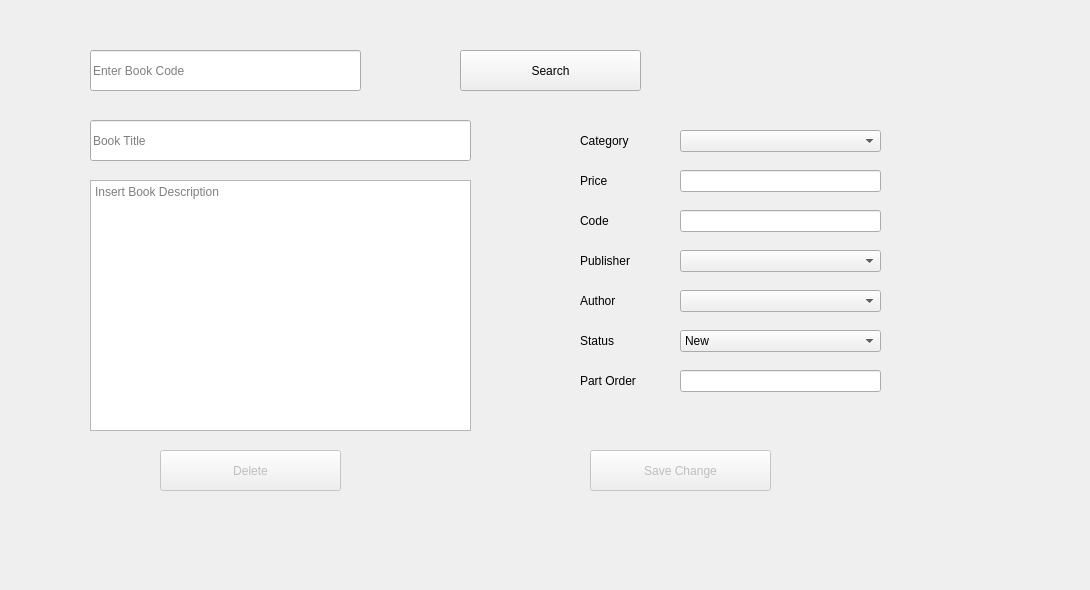
      <widget class="QWidget" name="tab_28">
       <attribute name="title">
        <string>Edit or Delete Book</string>
       </attribute>
       <widget class="QLabel" name="label_56">
        <property name="geometry">
         <rect>
          <x>0</x>
          <y>0</y>
          <width>1081</width>
          <height>581</height>
         </rect>
        </property>
        <property name="text">
         <string/>
        </property>
        <property name="pixmap">
         <pixmap resource="img.qrc">:/img/img/books.png</pixmap>
        </property>
        <property name="scaledContents">
         <bool>true</bool>
        </property>
       </widget>
       <widget class="QComboBox" name="comboBox_20">
        <property name="geometry">
         <rect>
          <x>680</x>
          <y>250</y>
          <width>201</width>
          <height>22</height>
         </rect>
        </property>
       </widget>
       <widget class="QLineEdit" name="lineEdit_41">
        <property name="geometry">
         <rect>
          <x>680</x>
          <y>210</y>
          <width>201</width>
          <height>22</height>
         </rect>
        </property>
       </widget>
       <widget class="QLabel" name="label_41">
        <property name="geometry">
         <rect>
          <x>580</x>
          <y>130</y>
          <width>81</width>
          <height>21</height>
         </rect>
        </property>
        <property name="text">
         <string>Category</string>
        </property>
       </widget>
       <widget class="QComboBox" name="comboBox_19">
        <property name="geometry">
         <rect>
          <x>680</x>
          <y>330</y>
          <width>201</width>
          <height>22</height>
         </rect>
        </property>
        <item>
         <property name="text">
          <string>New</string>
         </property>
        </item>
        <item>
         <property name="text">
          <string>Used</string>
         </property>
        </item>
        <item>
         <property name="text">
          <string>Damaged</string>
         </property>
        </item>
       </widget>
       <widget class="QLabel" name="label_42">
        <property name="geometry">
         <rect>
          <x>580</x>
          <y>170</y>
          <width>81</width>
          <height>21</height>
         </rect>
        </property>
        <property name="text">
         <string>Price</string>
        </property>
       </widget>
       <widget class="QComboBox" name="comboBox_18">
        <property name="geometry">
         <rect>
          <x>680</x>
          <y>130</y>
          <width>201</width>
          <height>22</height>
         </rect>
        </property>
       </widget>
       <widget class="QTextEdit" name="textEdit_3">
        <property name="geometry">
         <rect>
          <x>90</x>
          <y>180</y>
          <width>381</width>
          <height>251</height>
         </rect>
        </property>
        <property name="placeholderText">
         <string>Insert Book Description</string>
        </property>
       </widget>
       <widget class="QLabel" name="label_45">
        <property name="geometry">
         <rect>
          <x>580</x>
          <y>210</y>
          <width>81</width>
          <height>21</height>
         </rect>
        </property>
        <property name="text">
         <string>Code</string>
        </property>
       </widget>
       <widget class="QPushButton" name="pushButton_26">
        <property name="enabled">
         <bool>false</bool>
        </property>
        <property name="geometry">
         <rect>
          <x>160</x>
          <y>450</y>
          <width>181</width>
          <height>41</height>
         </rect>
        </property>
        <property name="text">
         <string>Delete</string>
        </property>
       </widget>
       <widget class="QLineEdit" name="lineEdit_31">
        <property name="geometry">
         <rect>
          <x>90</x>
          <y>50</y>
          <width>271</width>
          <height>41</height>
         </rect>
        </property>
        <property name="placeholderText">
         <string>Enter Book Code</string>
        </property>
       </widget>
       <widget class="QPushButton" name="pushButton_25">
        <property name="enabled">
         <bool>false</bool>
        </property>
        <property name="geometry">
         <rect>
          <x>590</x>
          <y>450</y>
          <width>181</width>
          <height>41</height>
         </rect>
        </property>
        <property name="text">
         <string>Save Change</string>
        </property>
       </widget>
       <widget class="QLabel" name="label_44">
        <property name="geometry">
         <rect>
          <x>580</x>
          <y>290</y>
          <width>81</width>
          <height>21</height>
         </rect>
        </property>
        <property name="text">
         <string>Author</string>
        </property>
       </widget>
       <widget class="QLineEdit" name="lineEdit_40">
        <property name="geometry">
         <rect>
          <x>680</x>
          <y>170</y>
          <width>201</width>
          <height>22</height>
         </rect>
        </property>
       </widget>
       <widget class="QLineEdit" name="lineEdit_38">
        <property name="geometry">
         <rect>
          <x>90</x>
          <y>120</y>
          <width>381</width>
          <height>41</height>
         </rect>
        </property>
        <property name="placeholderText">
         <string>Book Title</string>
        </property>
       </widget>
       <widget class="QLabel" name="label_46">
        <property name="geometry">
         <rect>
          <x>580</x>
          <y>370</y>
          <width>81</width>
          <height>21</height>
         </rect>
        </property>
        <property name="text">
         <string>Part Order</string>
        </property>
       </widget>
       <widget class="QComboBox" name="comboBox_17">
        <property name="geometry">
         <rect>
          <x>680</x>
          <y>290</y>
          <width>201</width>
          <height>22</height>
         </rect>
        </property>
       </widget>
       <widget class="QLabel" name="label_47">
        <property name="geometry">
         <rect>
          <x>580</x>
          <y>330</y>
          <width>81</width>
          <height>21</height>
         </rect>
        </property>
        <property name="text">
         <string>Status</string>
        </property>
       </widget>
       <widget class="QPushButton" name="pushButton_27">
        <property name="geometry">
         <rect>
          <x>460</x>
          <y>50</y>
          <width>181</width>
          <height>41</height>
         </rect>
        </property>
        <property name="text">
         <string>Search</string>
        </property>
       </widget>
       <widget class="QLineEdit" name="lineEdit_39">
        <property name="geometry">
         <rect>
          <x>680</x>
          <y>370</y>
          <width>201</width>
          <height>22</height>
         </rect>
        </property>
       </widget>
       <widget class="QLabel" name="label_43">
        <property name="geometry">
         <rect>
          <x>580</x>
          <y>250</y>
          <width>81</width>
          <height>21</height>
         </rect>
        </property>
        <property name="text">
         <string>Publisher</string>
        </property>
       </widget>
      </widget>
